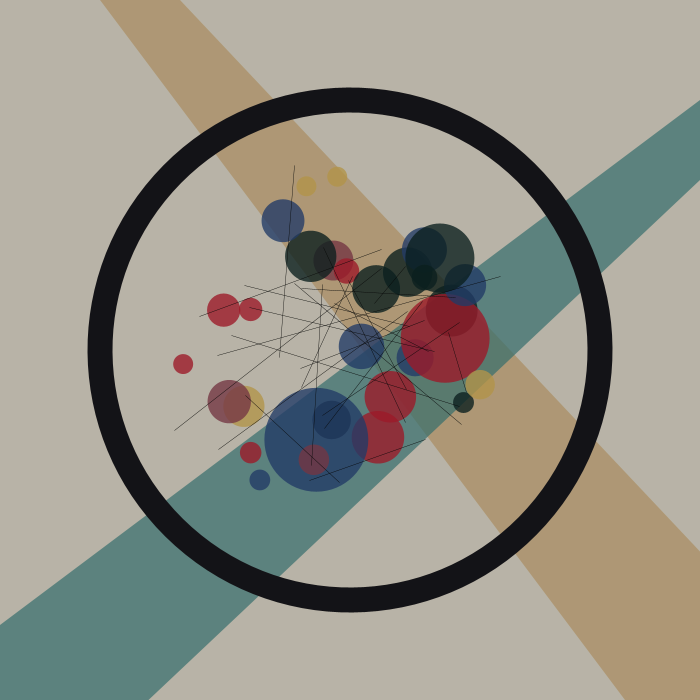
Frame 1 (no input)
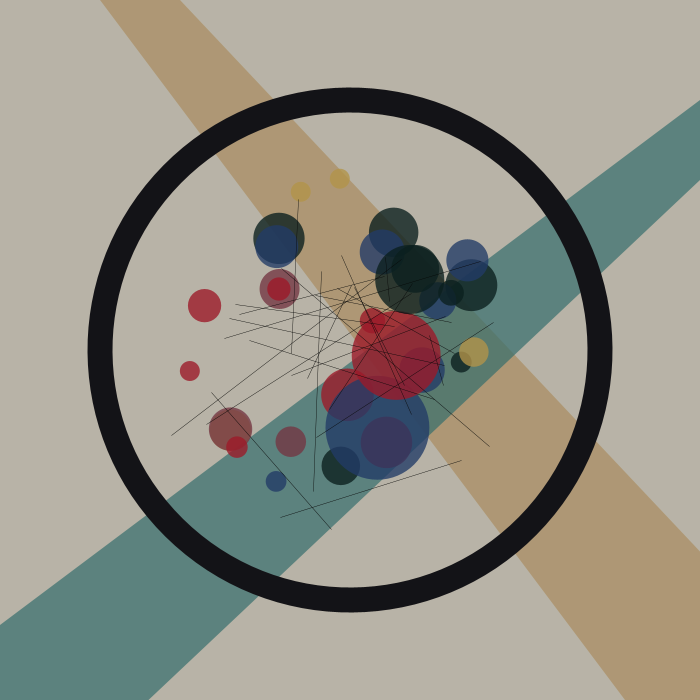
Frame 60 (the mouse pressed at the canvas centre just before this capture)
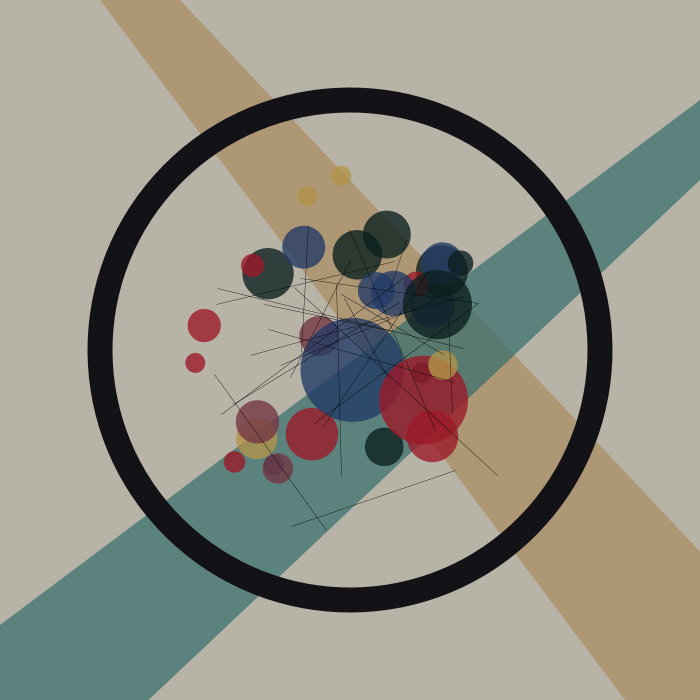
Frame 120 (the mouse held since frame 60 and released just before this capture)

The Processing sketch that drew these frames (run headless with seeded random() and noise(); from frame 60 on, the mouse is pressed at the canvas centre):

// Processing sketch: processing_161863
// ── processing_161863.pde

float time=0;
color[] lanes= {
  #D2AD76, #418785
};

color[] dots= {
  #0B2524, #C01D30, #8F4151, #DDB659, #29487E
};

int particles=30;

int[] c=new int[particles];

float[] theta=new float[particles];
float[] r=new float[particles];
float[] x=new float[particles];
float[] y=new float[particles];
float[] d=new float[particles];

void setup() {
  size(700, 700);
  background(#E4DECE);

  for (int i=0; i<particles; i++) {
    c[i]=int(random(5));

    theta[i]=random(-PI, PI);
    r[i]=random(50, 180);
    x[i]=sin(theta[i])*r[i];
    y[i]=cos(theta[i])*r[i];
    d[i]=random(20, 180-dist(0, 0, x[i], y[i]));
  }
  smooth(8);
}


void draw() {
  background(#E4DECE);
  time+=.03;

  pushMatrix();
  translate(width/2, height/2);
  for (int i=0; i<2; i++) {
    noStroke();
    rotate(i*PI/2);
    fill(lanes[i], 180);
    beginShape();
    vertex(-250, -height/2);
    vertex(-170, -height/2);
    vertex(490, height/2);
    vertex( 350, height/2+100);
    endShape();
  }


  for (int i=0; i<particles; i++) {
    float rot=(180-dist(0, 0, x[i], y[i]))/3;
    noStroke();
    fill(dots[c[i]], 200);
    ellipse(x[i]+rot*sin(time-i)
      , y[i]+rot*cos(time-i), d[i], d[i]);
  }

  for (int i=1; i<int (particles/1.3); i++) {
    stroke(5);
    strokeWeight(.4);
    rotate(radians(noise(i)*500));
    line(x[i]+x[i]*sin(time-i)/5, y[i]+y[i]*cos(time-i)/5, 
    x[i-1]+ x[i-1]*cos(time-i)/5, y[i-1]+y[i-1]*sin(time-i)/5);
  }

  noFill();
  strokeWeight(25);
  stroke(#17161B);
  ellipse(0, 0, 500, 500);

  popMatrix();

  noStroke();
  fill(5, 50);
  rect(0, 0, width, height);
}
